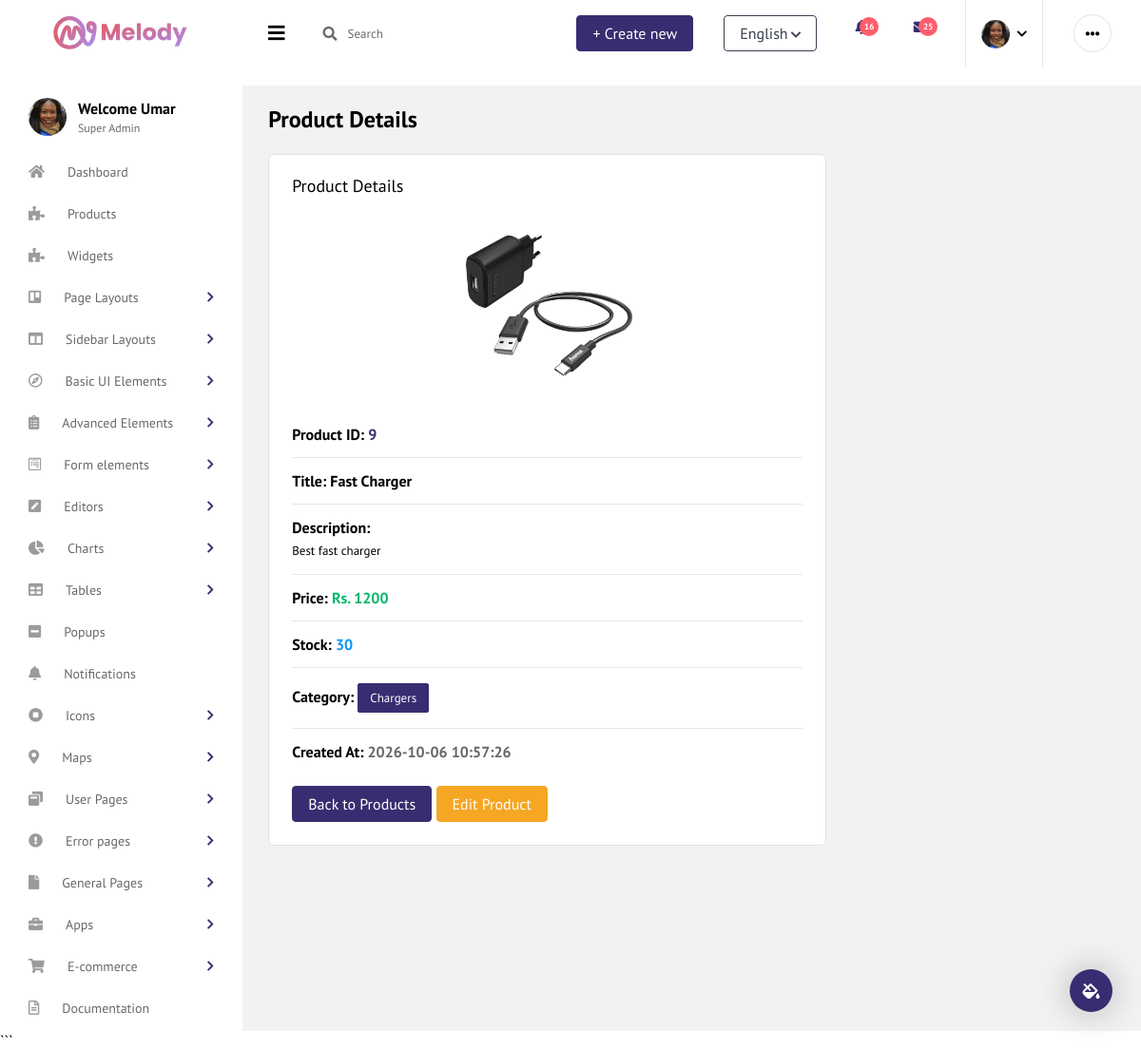
Screenshot of /ecommerce/admin/productDetails.php?id=9 (signed in) with the database file from the repository.
### tables this page shows
CREATE TABLE `products` (
  `product_id` int(11) NOT NULL,
  `title` varchar(250) NOT NULL,
  `description` text NOT NULL,
  `price` int(11) NOT NULL,
  `stock` int(11) NOT NULL,
  `image` varchar(255) NOT NULL,
  `cat_id` int(11) NOT NULL,
  `created_at` datetime NOT NULL DEFAULT current_timestamp()
);

CREATE TABLE `categories` (
  `cat_id` int(11) NOT NULL,
  `cat_name` varchar(100) NOT NULL,
  `cat_desc` text NOT NULL
);

### ecommerce/admin/productDetails.php (the view, shortened to what this page needs)
<?php
include_once("./components/header.php");
include_once("../config/connection.php");
if (isset($_GET['id'])) {
    $product_id = $_GET['id'];
} else {
    echo "Product ID not found!";
    exit;
}
$getProduct = "SELECT * FROM products AS p
               INNER JOIN categories AS c
               ON p.cat_id = c.cat_id
               WHERE p.product_id = $product_id";
$result = mysqli_query($connection, $getProduct);
if (mysqli_num_rows($result) > 0) {
    $row = mysqli_fetch_assoc($result);
} else {
    echo "Product not found!";
    exit;
}
?>
<div class="main-panel">
    <div class="content-wrapper">
        <div class="page-header">
            <h3 class="page-title">
                Product Details
            </h3>
        </div>
        <div class="row">
            <div class="col-md-8">
                <div class="card">
                    <div class="card-body">
                        <h4 class="card-title">
                            Product Details
                        </h4>
                        <div class="text-center mb-4">
                            <img src="./uploads/<?= $row['image'] ?>" alt="Product Image" height="200" width="200" class="rounded">
                        </div>
                        <h5>
                            Product ID:
                            <span class="text-primary">
                                <?= $row['product_id'] ?>
                            </span>
                        </h5>
                        <hr>
                        <h5>
                            Title:
                            <span>
                                <?= $row['title'] ?>
                            </span>
                        </h5>
                        <hr>
                        <h5>
                            Description:
                        </h5>
                        <p>
                            <?= $row['description'] ?>
                        </p>
                        <hr>
                        <h5>
                            Price:
                            <span class="text-success">
                                Rs. <?= $row['price'] ?>
                            </span>
                        </h5>
                        <hr>
                        <h5>
                            Stock:
                            <span class="text-info">
                                <?= $row['stock'] ?>
                            </span>
                        </h5>
                        <hr>
                        <h5>
                            Category:
                            <span class="badge badge-primary">
                                <?= $row['cat_name'] ?>
                            </span>
                        </h5>
                        <hr>
                        <h5>
                            Created At:
                            <span class="text-muted">
                                <?= $row['created_at'] ?>
                            </span>
                        </h5>
                        <br>
                        <a
                            href="./products.php"
                            class="btn btn-primary"
                        >
                            Back to Products
                        </a>
                        <a
                            href="./editProduct.php?id=<?= $row['product_id'] ?>"
                            class="btn btn-warning"
                        >
                            Edit Product
                        </a>
                    </div>
                </div>
            </div>
        </div>
    </div>
</div>
<?php
include_once("./components/footer.php");
?>

### rows the page displays
products: image (picture), product_id "9", title "Fast Charger", description "Best fast charger", price "1200", stock "30", cat.cat_name "Chargers", created_at "2026-10-06 10:57:26"

### other values shown
$username "Umar"
